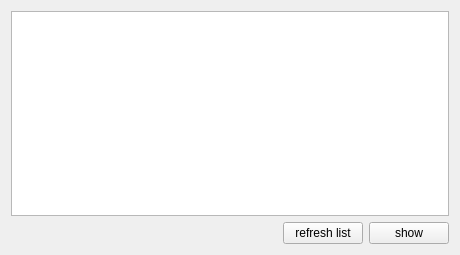
<ui version="4.0" >
 <class>gnuradio_qtguiClass</class>
 <widget class="QWidget" name="gnuradio_qtguiClass" >
  <property name="geometry" >
   <rect>
    <x>0</x>
    <y>0</y>
    <width>460</width>
    <height>255</height>
   </rect>
  </property>
  <property name="sizePolicy" >
   <sizepolicy vsizetype="Fixed" hsizetype="Fixed" >
    <horstretch>0</horstretch>
    <verstretch>0</verstretch>
   </sizepolicy>
  </property>
  <property name="windowTitle" >
   <string>gnuradio_qtgui</string>
  </property>
  <layout class="QVBoxLayout" name="verticalLayout" >
   <item>
    <widget class="QListWidget" name="listWidget" >
     <property name="sizePolicy" >
      <sizepolicy vsizetype="Expanding" hsizetype="Expanding" >
       <horstretch>0</horstretch>
       <verstretch>0</verstretch>
      </sizepolicy>
     </property>
    </widget>
   </item>
   <item>
    <layout class="QHBoxLayout" name="horizontalLayout" >
     <item>
      <spacer name="horizontalSpacer" >
       <property name="orientation" >
        <enum>Qt::Horizontal</enum>
       </property>
       <property name="sizeHint" stdset="0" >
        <size>
         <width>228</width>
         <height>20</height>
        </size>
       </property>
      </spacer>
     </item>
     <item>
      <widget class="QPushButton" name="pushButton_refresh" >
       <property name="text" >
        <string>refresh list</string>
       </property>
      </widget>
     </item>
     <item>
      <widget class="QPushButton" name="pushButton_show" >
       <property name="text" >
        <string>show</string>
       </property>
      </widget>
     </item>
    </layout>
   </item>
  </layout>
 </widget>
 <layoutdefault spacing="6" margin="11" />
 <resources/>
 <connections/>
</ui>
